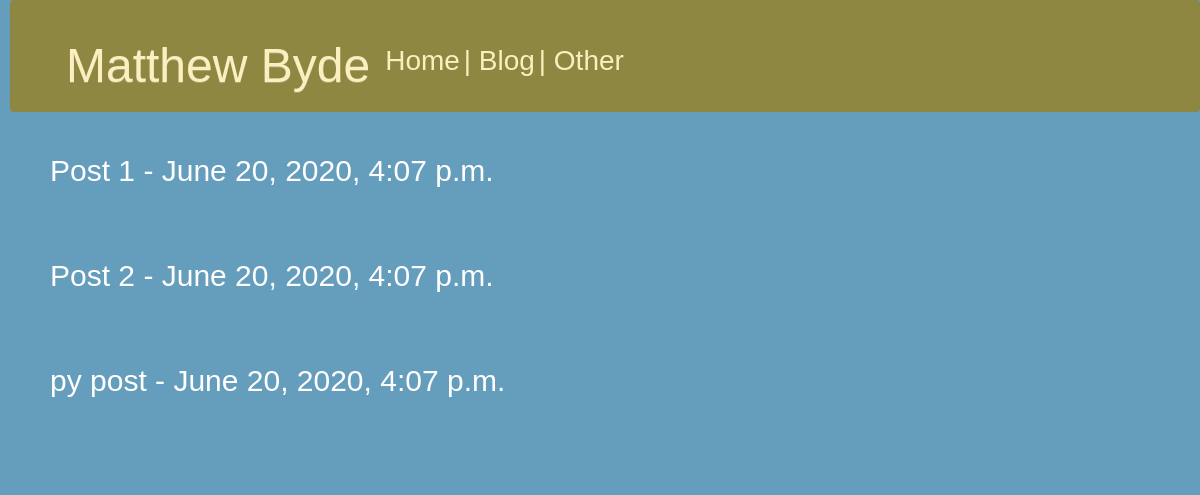
Screenshot of /blog/ with the database file from the repository.
### blog/models.py (models this page shows, shortened)
class Post(models.Model):
    author = models.ForeignKey(settings.AUTH_USER_MODEL, on_delete=models.CASCADE)
    title = models.CharField(max_length=200)
    text = models.TextField()
    description = models.TextField(default="")
    created_date = models.DateTimeField(default=timezone.now)
    published_date = models.DateTimeField(blank=True, null=True)

### blog/views.py (the view)
# urls.py: path('', views.post_list, name='post_list'),
def post_list(request):
    posts = Post.objects.filter(published_date__lte=timezone.now()).order_by('published_date')
    return render(request, 'blog/post_list.html', {'posts': posts})

### blog/templates/blog/post_list.html (shortened to what this page needs)
{% extends 'website/base.html' %}
{% block content %}
                    {% for post in posts %}
                    <div class="post">
                        <div class="posttitle">
                            <h2><a href="{% url 'post_detail' pk=post.pk %}"> {{post.title}} - {{post.published_date}}</a></h2>
                        </div>
                    </div>
                    {% endfor %}
{% endblock %}

### website/templates/website/base.html (shortened to what this page needs)
{% load static %}
<!DOCTYPE html>
<html>
    <head>
        <link rel="stylesheet" href="//maxcdn.bootstrapcdn.com/bootstrap/3.2.0/css/bootstrap.min.css">
        <link rel="stylesheet" href="//maxcdn.bootstrapcdn.com/bootstrap/3.2.0/css/bootstrap-theme.min.css">
        <link rel="stylesheet" href="{% static 'css/website.css' %}">
    </head>
    <body>
      <nav class="navbar navbar-expand-lg navbar-light bg-light page-header">
       <h1> <a class="navbar-brand" href="/">Matthew Byde</a></h1>
                <div class="collapse navbar-collapse" id="navbarNavAltMarkup">
          <div class="navbar-nav">
            <a class="nav-item nav-link active" href="/">Home</a>
            <a class="nav-separator"> | </a>
            <a class="nav-item nav-link" href="/blog/">Blog</a>
            <a class="nav-separator"> | </a>
            <a class="nav-item nav-link" href="/other/">Other</a>
          </div>
        </div>
      </nav>
        <div class="content">
        <div class="row">
        <div class="col-md-8">
        {% block content %}
        {% endblock %}
        </div>
        </div>
        </div>
        </body>
</html>

### website/static/css/website.css (style rules this page uses)
a { color: #FFFFFF; font-family: sans-serif; }
body { padding-left : 10px; background-color: #659DBD; color: #FFFFFF; }
.page-header { background-color: #8D8741; margin-top: 0; padding: 20px 20px 20px 40px; }
.page-header h1, .page-header h1 a, .page-header h1 a:visited, .page-header h1 a:active, .page-header h1 a:hover { color: #FBEEC1; font-size: 36pt; text-decoration: none; }
a.nav-link { color: #FBEEC1; font-size: 200%; }
a.nav-separator { color: #FBEEC1; font-size: 200%; }
.content { margin-left: 40px; }
.post { margin-bottom: 70px; }

### rows the page displays
Post: title "Post 1", published_date "June 20, 2020, 4:07 p.m."
Post: title "Post 2", published_date "June 20, 2020, 4:07 p.m."
Post: title "py post", published_date "June 20, 2020, 4:07 p.m."
